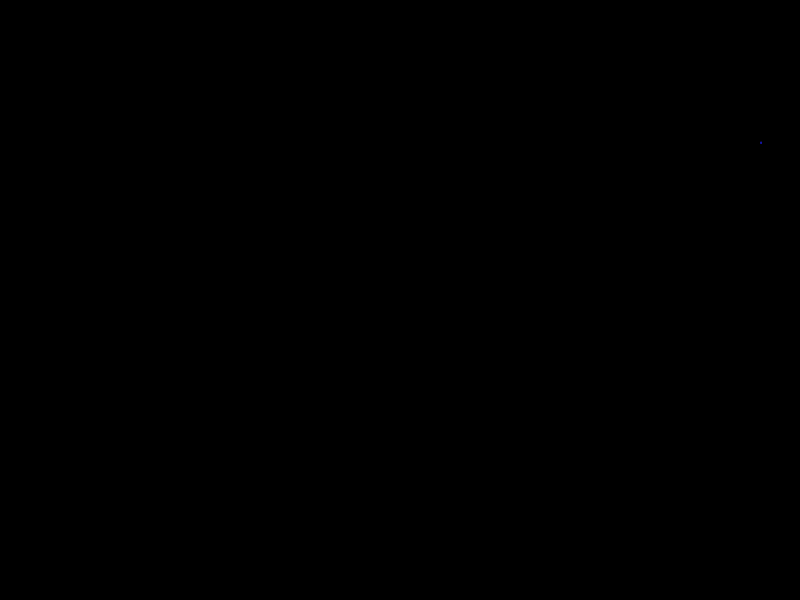
Frame 1 (no input)
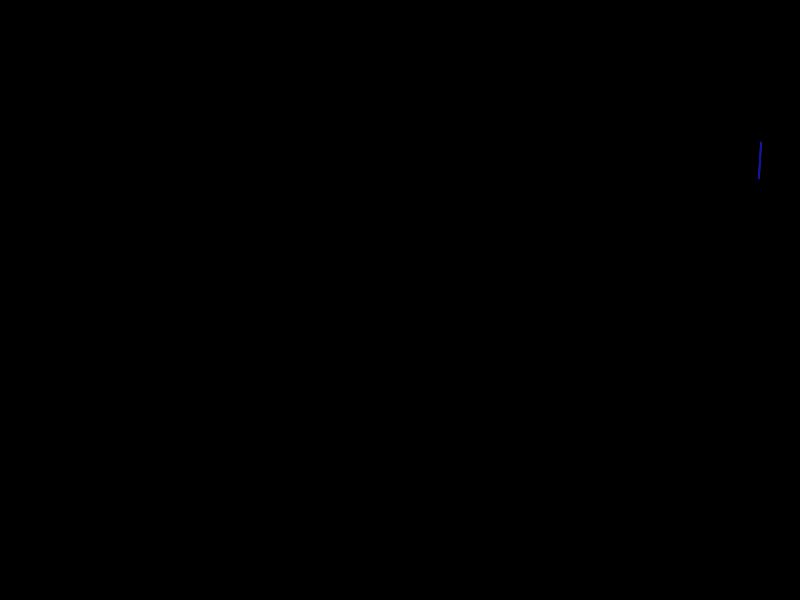
Frame 60 (the mouse pressed at the canvas centre just before this capture)
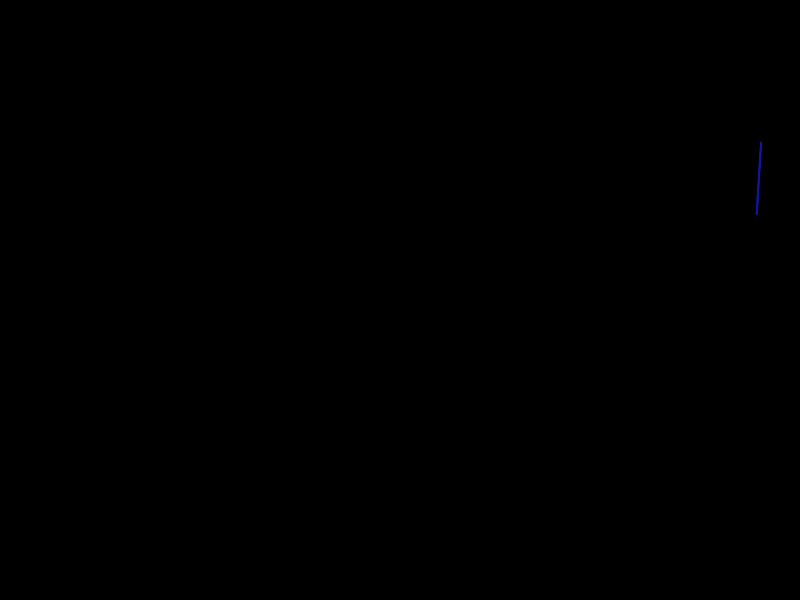
Frame 120 (the mouse held since frame 60 and released just before this capture)

The Processing sketch that drew these frames (run headless with seeded random() and noise(); from frame 60 on, the mouse is pressed at the canvas centre):

// Processing sketch: A_3_2_caneta_desbunda
// ── A_3_2_caneta_desbunda.pde

float coordX;
float coordY;
float prevCoordX;
float prevCoordY;

float angle;
float pen = 2;
float limPen = 50;

float passo = 0.3;



void setup(){
  
colorMode(RGB);
frameRate(250);
size(800,600);
background(0);
noStroke();
fill(20,20,random(255));
angle = random(TWO_PI);

coordX = random(width);
coordY = random(height);

ellipse(coordX,coordY,pen,pen);

prevCoordX = coordX;
prevCoordY = coordY;

}


void draw(){

  
smooth();
coordX = prevCoordX + (pen* passo* cos(angle));
coordY = prevCoordY + (pen* passo* sin(angle));

if ((coordX <= 0 || coordX >= width)|| (coordY <= 0 || coordY>= height)){
  fill(10,10,10,20);  
  rect(0,0,width,height);
  angle = random(TWO_PI);
  fill(20,20,random(255));
  coordX = prevCoordX + (pen* passo * cos(angle));
  coordY = prevCoordY + (pen* passo * sin(angle));
  pen = pen+1;
  
  if(pen > limPen){
    
    pen = 2;
  
}
}



ellipse(coordX,coordY,pen,pen);

prevCoordX = coordX;
prevCoordY = coordY;



}
